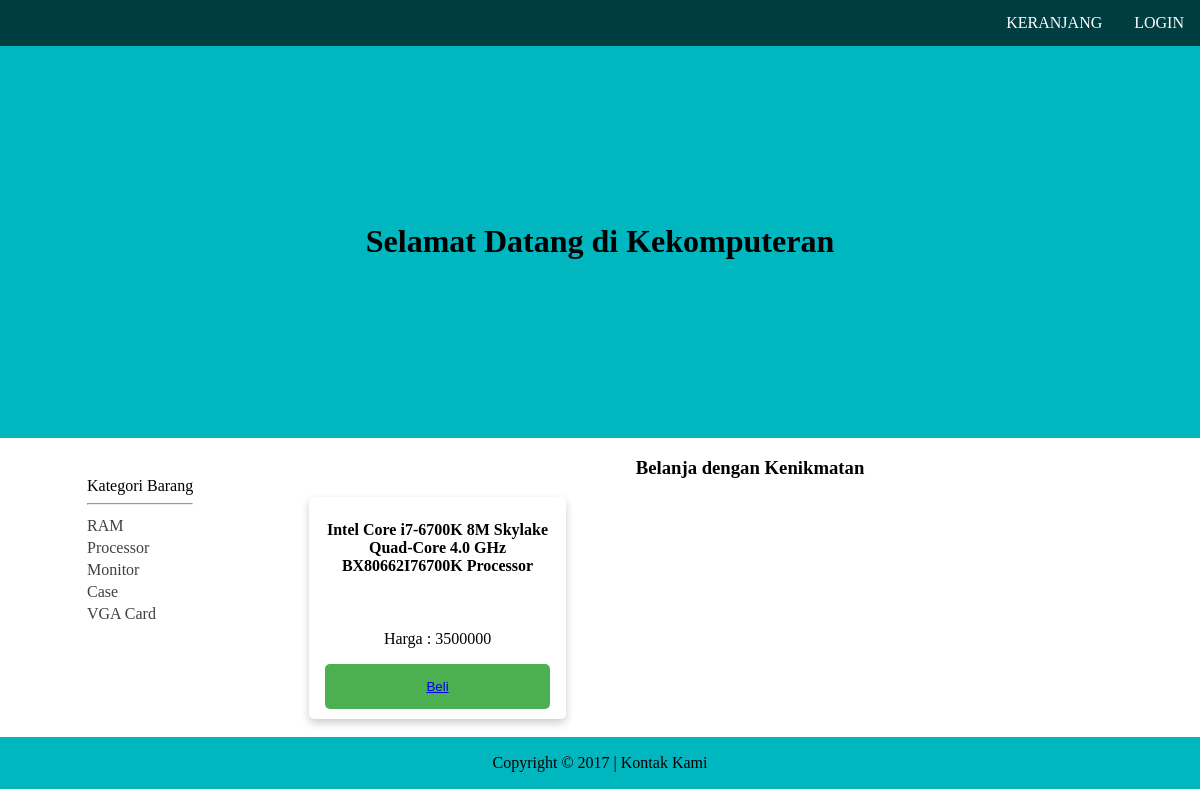
The page /Modul PHP Mysql/index.php?kategori_id=2 on the database its author committed.
### tables this page shows
CREATE TABLE `tb_kategori_barang` (
  `id` int(11) NOT NULL,
  `nama_kategori` varchar(20) NOT NULL
);

CREATE TABLE `tb_barang` (
  `id` int(11) NOT NULL,
  `nama_barang` text NOT NULL,
  `harga` int(11) NOT NULL,
  `stok` int(11) NOT NULL,
  `kategori_id` int(11) NOT NULL
);

### Modul PHP Mysql/koneksi.php (called while the page is built, shortened)
<?php
$link_server = "http://$_SERVER[HTTP_HOST]";
?>

### Modul PHP Mysql/index.php (the view, shortened to what this page needs)
<!DOCTYPE html>
<?php include 'koneksi.php'; ?>
<html>
<head>
	<link rel="stylesheet" type="text/css" href="css/style.css">
</head>
<body>
	<?php
	include 'navbar.php';
	?>
	<header>
		<h1>Selamat Datang di Kekomputeran</h1>
	</header>
	<div class="sidebar">
		<table>
			<tr><td>Kategori Barang<hr></td></tr>
			<?php
			$sql = "SELECT * FROM tb_kategori_barang";
			$result = mysqli_query($conn, $sql);
			if (mysqli_num_rows($result) > 0) {
				while($row = mysqli_fetch_array($result)) {
					$get_link = $link_server."/phpapsi/Modul%20PHP%20Mysql/index.php?kategori_id=".$row[0];
					echo "<tr><td><a href='".$get_link."'>".$row[1]."</a></td></tr>";
				}
			} else {
				echo "0 results";
			}
			?>
		</table>
	</div>
	<div class="container">
		<h3>Belanja dengan Kenikmatan</h3>
		<?php
		if(isset($_GET['kategori_id'])){
			$selected_kategori_id = $_GET['kategori_id'];
			$sql = "SELECT * FROM tb_barang WHERE kategori_id='".$selected_kategori_id."' ORDER BY id DESC LIMIT 15";
		}else{
			$sql = "SELECT * FROM tb_barang ORDER BY id DESC LIMIT 15";
		}
		$result = mysqli_query($conn, $sql);
		if (mysqli_num_rows($result) > 0) {
			while($row = mysqli_fetch_array($result)) {
				$get_link = $link_server."/phpapsi/Modul%20PHP%20Mysql/masuk_keranjang.php?barang_id=".$row[0];
				?>
				<div class="card">
					<h4><b><?php echo $row[1]; ?></b></h4>
					<div class="content">
						<p>Harga : <?php echo $row[2]; ?></p>
						<button><a href="<?php echo $get_link; ?>">Beli</a></button>
					</div>
				</div>
				<?php
			}
		} else {
			echo "0 results";
		}
		?>
	</div>
	<?php
	include 'footer.php';
	?>
</body>
</html>

### Modul PHP Mysql/css/style.css (style rules this page uses)
body { height: 100%; margin: 0 auto; }
h1,h3 { text-align: center; }
header { background: #00B6BF; padding: 13%; }
button { background-color: #4CAF50; border: none; color: white; padding: 15px 32px; text-align: center; text-decoration: none; display: inline-block; font-size: 16px; }
.container { width: 75%; margin-left: auto; }
.sidebar { width: 17%; padding-top: 3%; padding-left: 7%; text-align: left; float: left; }
.sidebar a { text-decoration: none; color: #3F403F; }
.card { width: 25%; margin-bottom: 2%; margin-left: 1%; margin-right: 1%; box-shadow: 0 4px 8px 0 rgba(0,0,0,0.2); padding: 2px 16px 10px; border-radius: 5px; text-align: center; float: left; }
button { width: 100%; background-color: #4CAF50; border-radius: 5px; border: none; color: white; padding: 15px 32px; text-align: center; text-decoration: none; display: inline-block; }

### rows shown on the page
tb_kategori_barang: nama_kategori "RAM"
tb_kategori_barang: nama_kategori "Processor"
tb_kategori_barang: nama_kategori "Monitor"
tb_kategori_barang: nama_kategori "Case"
tb_kategori_barang: nama_kategori "VGA Card"
tb_barang: nama_barang "Intel Core i7-6700K 8M Skylake Quad-Core 4.0 GHz BX80662I76700K Processor", harga "3500000"
